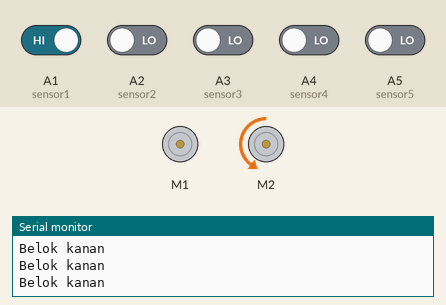
Recording of a sketch running on a simulated Arduino Uno, built with avr-gcc and run on an emulated ATmega328P. Shown: 2 × DC motor (green arrow = forward, orange = backward, longer = faster), the last lines printed to the serial monitor. The test bench sets the inputs (shaded band); at power-on: A1 (sensor1) HIGH, A2 (sensor2), A3 (sensor3), A4 (sensor4), A5 (sensor5) LOW.

Above: at 1.2 s.
1.3 s: A1 (sensor1) driven LOW
At 1.9 s:
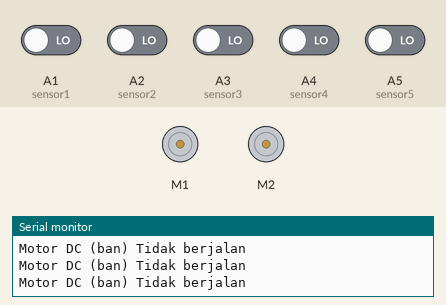
2.8 s: A2 (sensor2) driven HIGH
At 4.0 s:
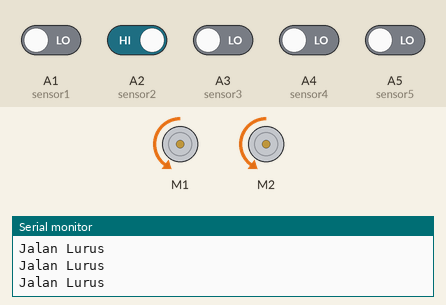
4.3 s: A1 (sensor1) driven HIGH
At 5.5 s:
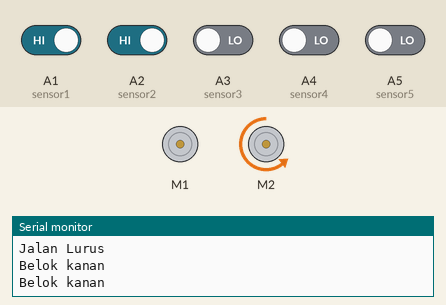
5.8 s: A2 (sensor2) driven LOW
At 7.0 s:
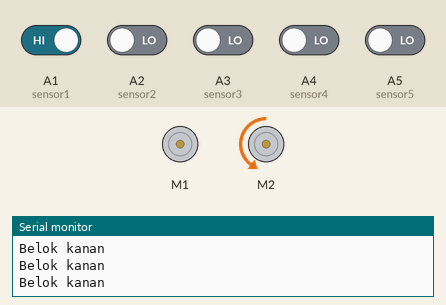
7.8 s: A3 (sensor3) driven HIGH
At 8.9 s:
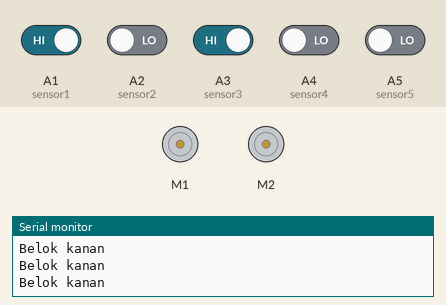
Timing chart, 0 to 10.8 s (numbered marks = the images above; inputs shaded):
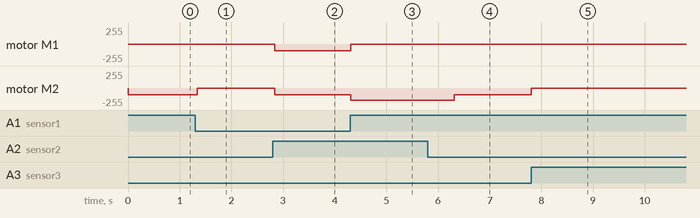

Measured:
- after the input at 1.3 s, motor M2: backward 100/255 → stopped at once
- after the input at 2.8 s, motor M1, motor M2: stopped → backward 100/255 at once
- after the input at 4.3 s, motor M1: backward 100/255 → stopped at once; motor M2: backward 100/255 → backward 180/255 at once
- after the input at 5.8 s, motor M2: backward 180/255 → backward 100/255 after 0.51 s
- after the input at 7.8 s, motor M2: backward 100/255 → stopped at once

The sketch:

sketch_jun28a.ino
```cpp
// Memasukkan library Motor Kontrol (AFMotor)
#include <AFMotor.h>

// Inisialisasi 5 pin sensor
int sensor1 = A1;
int sensor2 = A2;
int sensor3 = A3;
int sensor4 = A4;
int sensor5 = A5;

// Inisialisasi pembacaan sensor
int menyala = 1;
int mati = 0;

// DC motor M1 dan M2
AF_DCMotor motor1(1);
AF_DCMotor motor2(2);

void setup() {

  // Menjadikan sensor 1 sampai 5 sebagai input
  pinMode(sensor1, INPUT);
  pinMode(sensor2, INPUT);
  pinMode(sensor3, INPUT);
  pinMode(sensor4, INPUT);
  pinMode(sensor5, INPUT);

  motor1.run(RELEASE);
  motor2.run(RELEASE);

  // Mengaktifkan serial monitor
  Serial.begin(9600);
}

void loop() {

// Membaca sensor garis 1 sampai 5
int lampuSensor1 = digitalRead(sensor1);
int lampuSensor2 = digitalRead(sensor2);
int lampuSensor3 = digitalRead(sensor3);
int lampuSensor4 = digitalRead(sensor4);
int lampuSensor5 = digitalRead(sensor5);


// Kondisi yang menjadikan motor DC tidak berputar (berhenti)
if (
    lampuSensor1 == mati && lampuSensor2 == mati && lampuSensor3 == mati && lampuSensor4 == mati && lampuSensor5 == mati ||
lampuSensor1 == mati && lampuSensor2 == menyala && lampuSensor3 == mati && lampuSensor4 == menyala && lampuSensor5 == mati ||
lampuSensor1 == menyala && lampuSensor2 == menyala && lampuSensor3 == mati && lampuSensor4 == menyala && lampuSensor5 == menyala ||
lampuSensor1 == menyala && lampuSensor2 == mati && lampuSensor3 == menyala && lampuSensor4 == menyala && lampuSensor5 == menyala ||
lampuSensor1 == menyala && lampuSensor2 == menyala && lampuSensor3 == menyala && lampuSensor4 == mati && lampuSensor5 == menyala){
  Serial.println("Motor DC (ban) Tidak berjalan");
  motor1.setSpeed(0);
   motor2.setSpeed(0);
   motor2.run(BACKWARD);
}


// Kondisi yang menjadikan mobil belok ke kiri
else  if (
   lampuSensor1 == mati && lampuSensor2 == menyala && lampuSensor3 == menyala && lampuSensor4 == menyala && lampuSensor5 == menyala ||
  lampuSensor1 == mati && lampuSensor2 == mati && lampuSensor3 == mati && lampuSensor4 == mati && lampuSensor5 == menyala ){
 Serial.println("Belok kiri");
  motor1.setSpeed(180);
   motor2.setSpeed(0);
   motor1.run(BACKWARD);
   motor2.run(BACKWARD);
   }

else  if (

 lampuSensor1 == mati && lampuSensor2 == mati && lampuSensor3 == mati && lampuSensor4 == menyala && lampuSensor5 == menyala ||
 lampuSensor1 == mati && lampuSensor2 == mati && lampuSensor3 == menyala && lampuSensor4 == menyala && lampuSensor5 == menyala){
 Serial.println("Belok kiri");
  motor1.setSpeed(180);
   motor2.setSpeed(0);
   motor1.run(BACKWARD);
   motor2.run(BACKWARD);
   delay(1000);
   }

// Kondisi yang menjadikan mobil belok ke kanan
else if (
  lampuSensor1 == menyala && lampuSensor2 == menyala && lampuSensor3 == menyala && lampuSensor4 == menyala && lampuSensor5 == mati ||
  lampuSensor1 == menyala && lampuSensor2 == mati && lampuSensor3 == mati && lampuSensor4 == mati && lampuSensor5 == mati ){
Serial.println("Belok kanan");
motor1.setSpeed(0);
motor2.setSpeed(100);
motor2.run(BACKWARD);
}

else if (
lampuSensor1 == menyala && lampuSensor2 == menyala && lampuSensor3 == menyala && lampuSensor4 == mati && lampuSensor5 == mati  ||
lampuSensor1 == menyala && lampuSensor2 == menyala && lampuSensor3 == mati && lampuSensor4 == mati && lampuSensor5 == mati ){
Serial.println("Belok kanan");
motor1.setSpeed(0);
motor2.setSpeed(180);
motor2.run(BACKWARD);
delay(1000);
}


// Kondisi yang menjadikan mobil jalan lurus
else if (  lampuSensor1 == mati && lampuSensor2 == mati && lampuSensor3 == menyala && lampuSensor4 == menyala && lampuSensor5 == mati ||
  lampuSensor1 == mati && lampuSensor2 == mati && lampuSensor3 == menyala && lampuSensor4 == mati && lampuSensor5 == mati ||
lampuSensor1 == mati && lampuSensor2 == menyala && lampuSensor3 == menyala && lampuSensor4 == menyala && lampuSensor5 == mati ||
lampuSensor1 == mati && lampuSensor2 == menyala && lampuSensor3 == menyala && lampuSensor4 == mati && lampuSensor5 == mati ||
lampuSensor1 == mati && lampuSensor2 == menyala && lampuSensor3 == mati && lampuSensor4 == mati && lampuSensor5 == mati ||
lampuSensor1 == mati && lampuSensor2 == mati && lampuSensor3 == mati && lampuSensor4 == menyala && lampuSensor5 == mati ||
lampuSensor1 == mati && lampuSensor2 == mati && lampuSensor3 == menyala && lampuSensor4 == menyala && lampuSensor5 == mati) {
  Serial.println("Jalan Lurus");
  motor1.setSpeed(100);
   motor2.setSpeed(100);
   motor1.run(BACKWARD);
   motor2.run(BACKWARD);
}


else {
  motor1.setSpeed(0);
   motor2.setSpeed(0);
   motor2.run(BACKWARD);
}

}
```
